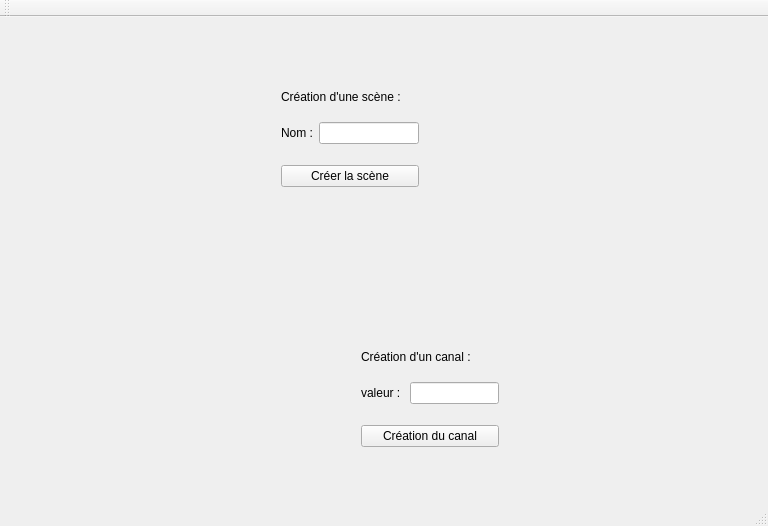
<?xml version="1.0" encoding="UTF-8"?>
<ui version="4.0">
 <class>WebediaClass</class>
 <widget class="QMainWindow" name="WebediaClass">
  <property name="geometry">
   <rect>
    <x>0</x>
    <y>0</y>
    <width>768</width>
    <height>526</height>
   </rect>
  </property>
  <property name="windowTitle">
   <string>Webedia</string>
  </property>
  <widget class="QWidget" name="centralWidget">
   <widget class="QWidget" name="verticalLayoutWidget">
    <property name="geometry">
     <rect>
      <x>270</x>
      <y>50</y>
      <width>160</width>
      <height>131</height>
     </rect>
    </property>
    <layout class="QVBoxLayout" name="verticalLayout">
     <item>
      <widget class="QLabel" name="label_creer_scene">
       <property name="text">
        <string>Création d'une scène :</string>
       </property>
      </widget>
     </item>
     <item>
      <layout class="QFormLayout" name="formLayout_2">
       <item row="0" column="0">
        <widget class="QLabel" name="label_nom">
         <property name="text">
          <string>Nom :</string>
         </property>
        </widget>
       </item>
       <item row="0" column="1">
        <widget class="QLineEdit" name="lineEdit_nom_scene"/>
       </item>
      </layout>
     </item>
     <item>
      <widget class="QPushButton" name="pushButton_creer_scene">
       <property name="text">
        <string>Créer la scène</string>
       </property>
      </widget>
     </item>
    </layout>
   </widget>
   <widget class="QLabel" name="label_bdd">
    <property name="geometry">
     <rect>
      <x>50</x>
      <y>300</y>
      <width>721</width>
      <height>16</height>
     </rect>
    </property>
    <property name="text">
     <string/>
    </property>
   </widget>
   <widget class="QLabel" name="label_console">
    <property name="geometry">
     <rect>
      <x>30</x>
      <y>60</y>
      <width>211</width>
      <height>61</height>
     </rect>
    </property>
    <property name="text">
     <string/>
    </property>
   </widget>
   <widget class="QWidget" name="verticalLayoutWidget_2">
    <property name="geometry">
     <rect>
      <x>350</x>
      <y>310</y>
      <width>160</width>
      <height>131</height>
     </rect>
    </property>
    <layout class="QVBoxLayout" name="verticalLayout_2">
     <item>
      <widget class="QLabel" name="label_creer_canal">
       <property name="text">
        <string>Création d'un canal :</string>
       </property>
      </widget>
     </item>
     <item>
      <layout class="QFormLayout" name="formLayout_3">
       <item row="0" column="0">
        <widget class="QLabel" name="label_valeur">
         <property name="text">
          <string>valeur : </string>
         </property>
        </widget>
       </item>
       <item row="0" column="1">
        <widget class="QLineEdit" name="lineEdit_valeur_canal"/>
       </item>
      </layout>
     </item>
     <item>
      <widget class="QPushButton" name="pushButton_creer_canal">
       <property name="text">
        <string>Création du canal</string>
       </property>
      </widget>
     </item>
    </layout>
   </widget>
  </widget>
  <widget class="QMenuBar" name="menuBar">
   <property name="geometry">
    <rect>
     <x>0</x>
     <y>0</y>
     <width>768</width>
     <height>21</height>
    </rect>
   </property>
  </widget>
  <widget class="QToolBar" name="mainToolBar">
   <attribute name="toolBarArea">
    <enum>TopToolBarArea</enum>
   </attribute>
   <attribute name="toolBarBreak">
    <bool>false</bool>
   </attribute>
  </widget>
  <widget class="QStatusBar" name="statusBar"/>
  <action name="actionCr_ation">
   <property name="text">
    <string>Ajout</string>
   </property>
  </action>
  <action name="actionModifier">
   <property name="text">
    <string>Modifier</string>
   </property>
  </action>
  <action name="actionSupprimer">
   <property name="text">
    <string>Supprimer</string>
   </property>
  </action>
  <action name="actionCr_ation_2">
   <property name="text">
    <string>Création</string>
   </property>
  </action>
  <action name="actionModifier_2">
   <property name="text">
    <string>Modifier</string>
   </property>
  </action>
  <action name="actionSupprimer_2">
   <property name="text">
    <string>Supprimer</string>
   </property>
  </action>
  <action name="actionAffiche">
   <property name="text">
    <string>Affiche</string>
   </property>
  </action>
  <action name="actionAffiche_2">
   <property name="text">
    <string>Affiche</string>
   </property>
  </action>
 </widget>
 <layoutdefault spacing="6" margin="11"/>
 <resources>
  <include location="Webedia.qrc"/>
 </resources>
 <connections>
  <connection>
   <sender>pushButton_creer_scene</sender>
   <signal>clicked()</signal>
   <receiver>WebediaClass</receiver>
   <slot>onButtonClickedScene()</slot>
   <hints>
    <hint type="sourcelabel">
     <x>349</x>
     <y>201</y>
    </hint>
    <hint type="destinationlabel">
     <x>481</x>
     <y>262</y>
    </hint>
   </hints>
  </connection>
 </connections>
 <slots>
  <slot>onButtonClickedScene()</slot>
 </slots>
</ui>
